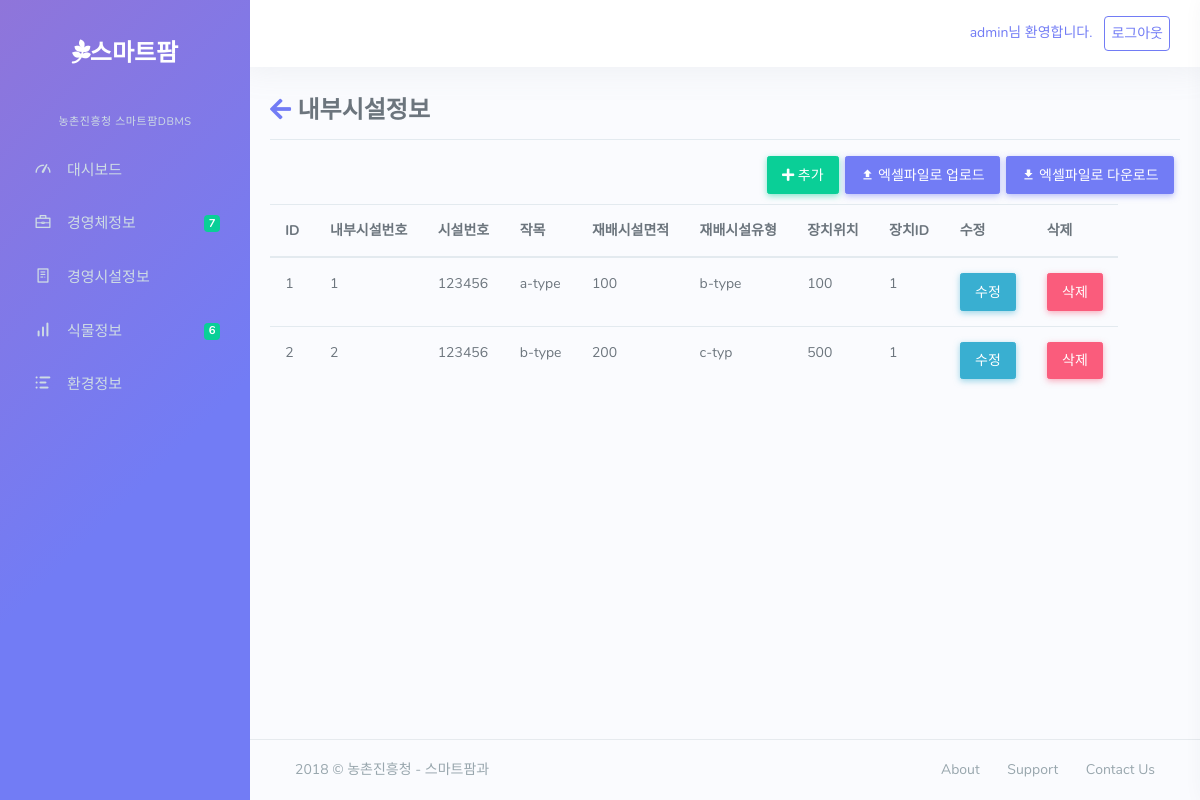
The page /igi (signed in) on the database as committed earlier.
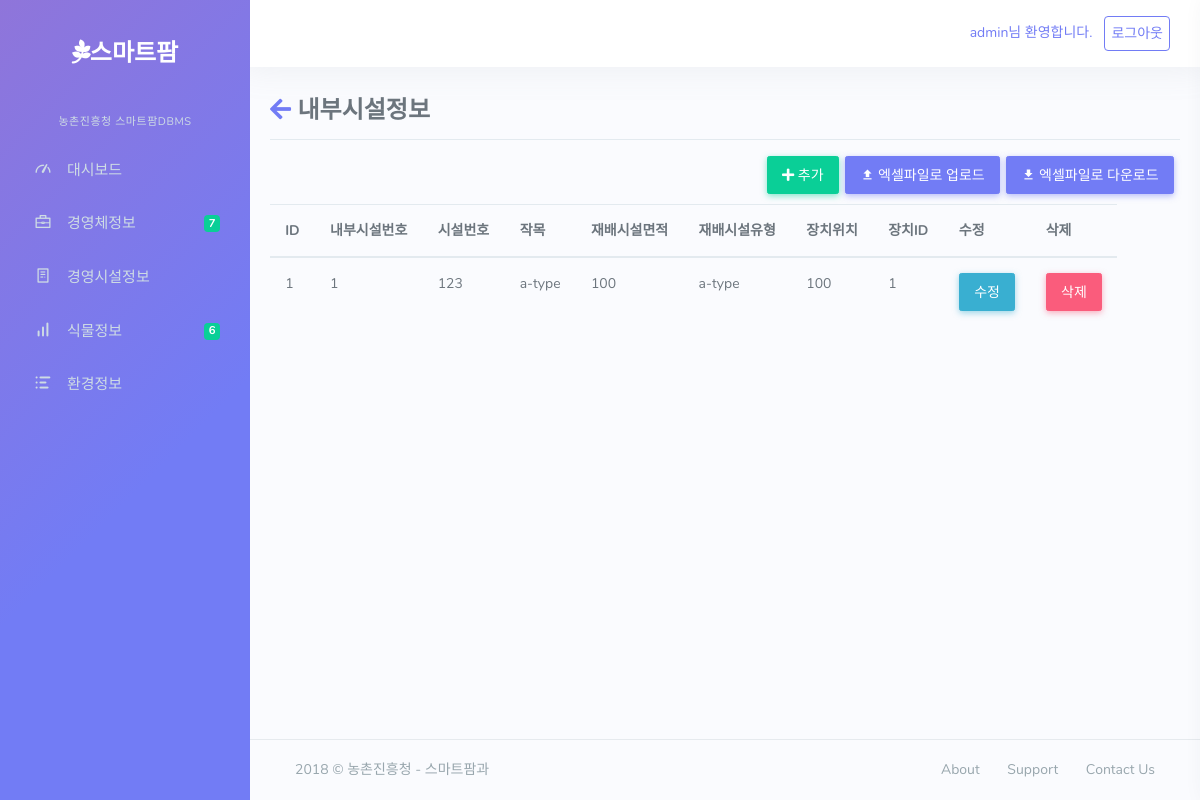
The same page on the database as committed later.
### dashboard/models.py (models this page shows, shortened)
class inner_gh_info(models.Model):
	GB_DONG_NUMBER=models.IntegerField(null=True)
	GB_INFO_ID=models.ForeignKey(gb_info)
	GB_KIND_CROP=models.CharField(max_length=50)
	GB_INNER_SIZE=models.IntegerField(null=True)
	GB_INNER_KIND=models.CharField(max_length=10)
	GB_INNER_DEVI_LOC=models.IntegerField(null=True)
	GB_DEVICE_ID=models.ForeignKey(sensor_info)

class gb_info(models.Model):
	FI_ID=models.ForeignKey(e1model)
	GB_NUMBER=models.IntegerField(null=True)
	GB_KIND_CODE=models.CharField(max_length=20)
	GB_FA_LATITUDE=models.FloatField(null=True)
	GB_FA_LONGITUDE=models.FloatField(null=True)
	GB_SIZE=models.FloatField(null=True)
	GB_ARCHITECTURE=models.CharField(max_length=50)
	GB_CONT_KIND=models.CharField(max_length=50)
	GB_INSTALL_DIAGRM=models.CharField(max_length=50)
	GB_DIGITAL_MANUAL=models.CharField(max_length=50)
	GB_FA_LAND_CATER=models.CharField(max_length=50)
	GB_CENTER_DIRECT=models.CharField(max_length=10)
	GB_INSTAL=models.CharField(max_length=50)
	GB_MANUFA=models.CharField(max_length=50)
	GB_MAINTE_COMP=models.CharField(max_length=50)
	DA_ID=models.ForeignKey(device_admin)

class sensor_info(models.Model):
	SI_ID=models.IntegerField(null=True)
	SI_KIND=models.CharField(max_length=10)
	SI_ACTU_CODE=models.CharField(max_length=2)
	DC_ID=models.ForeignKey(device_code)
	CI_ID=models.ForeignKey(com_infor)

### dashboard/views.py (the view)
# urls.py: url(r'^igi$',views.igi,name='igi'),
def igi(request):
	if request.user.username == "admin":
		ds=inner_gh_info.objects.all()
	else:
		ds=inner_gh_info.objects.filter(GB_INFO_ID__FI_ID__GB_FA_ID=request.user.username)
	return render(request,"farm/igi.html",{"ds":ds})

### dashboard/templates/farm/igi.html (shortened to what this page needs)
{% extends 'farm/base.html' %}
{% block content %}
{% load staticfiles %}
	<link href="{% static 'farm/css/e1.css' %}" rel="stylesheet">
	<link href="https://use.fontawesome.com/releases/v5.0.7/css/all.css" rel="stylesheet">
	<div class=tg>
		<h3><a href="{% url 'elist' %}"><i class="fas fa-arrow-left"></i></a> 내부시설정보</h3>
		<hr>
		<a href="{% static 'farm/files/env_outer.xlsx' %}" download><button class="optional btn btn-primary mr-1"><i class="mdi mdi-download"></i> 엑셀파일로 다운로드</button></a>
		<a href="javascript:document.getElementById('xls').click();"><button class="optional btn btn-primary mr-1 ml-1"><i class="mdi mdi-upload"></i> 엑셀파일로 업로드</button></a>
		<a href="{% url 'igi_update' %}"><button class="btn btn-success"><i class="fas fa-plus"></i> 추가</button></a>
		<table class="table table-hover table-responsive">
		  <thead>
		    <tr>
		      <th scope="col">ID</th>
		      <th scope="col">내부시설번호</th>
		      <th scope="col">시설번호</th>
		      <th scope="col">작목</th>
		      <th scope="col">재배시설면적</th>
		      <th scope="col">재배시설유형</th>
		      <th scope="col">장치위치</th>
		      <th scope="col">장치ID</th>
		      <th scope="col">수정</th>
		      <th scope="col">삭제</th>
		    </tr>
		  </thead>
		  <tbody>
		{% for i in ds %}
			<tr>
				<td>{{i.id}}</td>
				<td>{{i.GB_DONG_NUMBER}}</td>
				<td>{{i.GB_INFO_ID.GB_NUMBER}}</td>
				<td>{{i.GB_KIND_CROP}}</td>
				<td>{{i.GB_INNER_SIZE}}</td>
				<td>{{i.GB_INNER_KIND}}</td>
				<td>{{i.GB_INNER_DEVI_LOC}}</td>
				<td>{{i.GB_DEVICE_ID.SI_ID}}</td>
				<td><a href="{% url 'igi_update' %}?id={{i.id}}"><button class="btn btn-info">수정</button></a></td>
				<td><button class="btn btn-danger" data-toggle="modal" data-target="#delmodal{{i.id}}">삭제</button></td>
			</tr>
		{% endfor %}
		</tbody>
		</table>
	</div>
{% endblock %}

### dashboard/templates/farm/base.html (shortened to what this page needs)
{% load staticfiles %}
<!DOCTYPE html>
    <html lang="en">
    <head>
        <link href="{% static 'farm/assets/css/vendor/jquery-jvectormap-1.2.2.css' %}" rel="stylesheet" type="text/css" />
        <link href="{% static 'farm/assets/css/app.min.css' %}" rel="stylesheet" type="text/css" />
        <link href="https://use.fontawesome.com/releases/v5.0.7/css/all.css" rel="stylesheet">
    </head>
    <body>
        <div class="wrapper">
            <div class="left-side-menu">
                <div class="slimscroll-menu">
                    <a href="{% url 'index' %}" class="logo text-center mb-4">
                        <span class="logo-lg">
                            <h3 class="text-white"><i class="fab fa-pagelines"></i>스마트팜</h3>
                        </span>
                    </a>
                    <ul class="metismenu side-nav">
                        <center><li class="side-nav-title side-nav-item">농촌진흥청 스마트팜DBMS</li></center>
                        <li class="side-nav-item">
                            <a href="{% url 'index' %}" class="side-nav-link">
                                <i class="dripicons-meter"></i>
                                <span> 대시보드 </span>
                            </a>
                        </li>
                        <li class="side-nav-item">
                            <a href="{% url 'elist' %}" class="side-nav-link">
                                <i class="dripicons-briefcase"></i>
                                <span class="badge badge-success float-right">7</span>
                                <span> 경영체정보 </span>
                            </a>
                        </li>
                        <li class="side-nav-item">
                            <a href="{% url 'clist' %}" class="side-nav-link">
                                <i class="dripicons-document"></i>
                                <span> 경영시설정보 </span>
                            </a>
                        </li>
                        <li class="side-nav-item">
                            <a href="{% url 'plist' %}" class="side-nav-link">
                                <i class="dripicons-graph-bar"></i>
                                <span class="badge badge-success float-right">6</span>
                                <span> 식물정보 </span>
                            </a>
                        </li>
                        <li class="side-nav-item">
                            <a href="{% url 'glist' %}" class="side-nav-link">
                                <i class="dripicons-list"></i>
                                <span> 환경정보 </span>
                            </a>
                        </li>
                    </ul>
                </div>
            </div>
            <div class="content-page">
                <div class="content">
                    <div class="navbar-custom">
                        <div class="app-search">
                            {% if user.is_authenticated %}
                                <a href="{% url 'logout' %}"><div class="float-right ml-2 text-primary border border-primary rounded p-1">로그아웃</div></a>
                                <h7 class="text-primary float-right mt-1">{{user.username}}님 환영합니다.</h7>
                            {% else %}
                                <a href="{% url 'login' %}"><button class="btn btn-primary float-right">로그인</button></a>
                                <a href="{% url 'join' %}"><button class="btn btn-primary float-right mr-1" >회원가입</button></a>
                            {% endif %}
                        </div>
                    </div>
                     {% block content %}
                     {% endblock %}
                </div>
                <footer class="footer">
                    <div class="container-fluid">
                        <div class="row">
                            <div class="col-md-6">
                                2018 © 농촌진흥청 -  스마트팜과
                            </div>
                            <div class="col-md-6">
                                <div class="text-md-right footer-links d-none d-sm-block">
                                    <a href="javascript: void(0);">About</a>
                                    <a href="javascript: void(0);">Support</a>
                                    <a href="javascript: void(0);">Contact Us</a>
                                </div>
                            </div>
                        </div>
                    </div>
                </footer>
            </div>
        </div>
    </body>
</html>

### dashboard/static/farm/css/e1.css (style rules this page uses)
.tg { width: 100%; margin-top:30px; }
.optional { float:right; margin-bottom: 10px; }
.btn-success { float:right; margin-bottom: 10px; }

Rows that differ between the two databases and show on the page:
removed inner_gh_info: id "2", GB_DONG_NUMBER "2", GB_INFO_ID.GB_NUMBER "123456", GB_KIND_CROP "b-type", GB_INNER_SIZE "200", GB_INNER_KIND "c-typ", GB_INNER_DEVI_LOC "500", GB_DEVICE_ID.SI_ID "1"
changed inner_gh_info "a-type": GB_INFO_ID.GB_NUMBER "123456" → "123"; GB_INNER_KIND "b-type" → "a-type"
